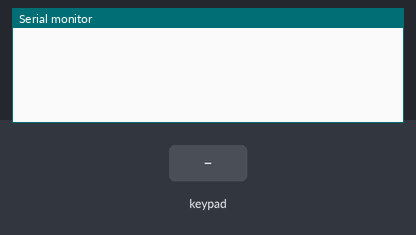
Recording of a sketch running on a simulated Arduino Uno, built with avr-gcc and run on an emulated ATmega328P. On the bench: the last lines printed to the serial monitor. The test bench sets the inputs (shaded band).

Above: at 1.2 s.
1.3 s: key '1' pressed
At 2.2 s:
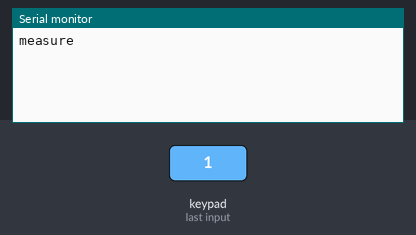
2.8 s: key '2' pressed
At 3.5 s:
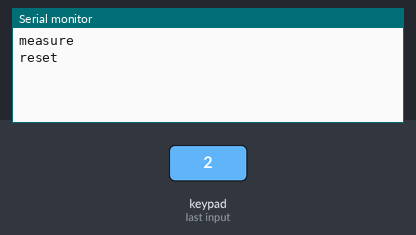
4.3 s: key '3' pressed
At 4.6 s:
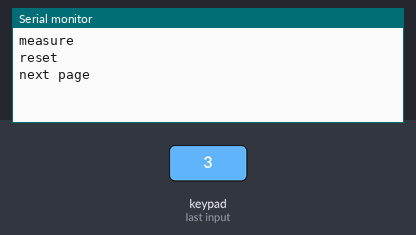

Measured:
- after the input at 1.3 s, the serial monitor: prints a new line at once (image 1)
- after the input at 2.8 s, the serial monitor: prints a new line at once (image 2)
- after the input at 4.3 s, the serial monitor: prints a new line at once (image 3)

The sketch:

_rstf_keypad_test.ino
```cpp
#include <Keypad.h>

const byte ROWS = 1; // 1 row
const byte COLS = 3; // 3 columns

char keys[ROWS][COLS] = {
  {'1', '2', '3'}
};

byte rowPins[ROWS] = {2}; // Connect the row pin(s) to the specified pins
byte colPins[COLS] = {3, 4, 5}; // Connect the column pin(s) to the specified pins

Keypad keypad = Keypad( makeKeymap(keys), rowPins, colPins, ROWS, COLS );

void setup() {
  Serial.begin(9600);
}

void loop() {
  char key = keypad.getKey();

  if (String(key) == "1") {
    Serial.println("measure");
  }
  else if (String(key) == "2") {
    Serial.println("reset");
  }
  else if (String(key) == "3") {
    Serial.println("next page");
  }
}
```
